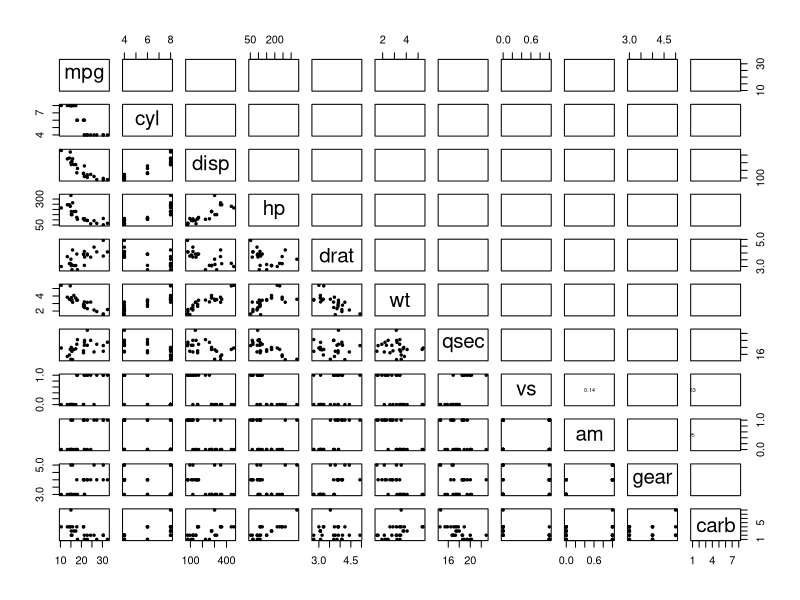
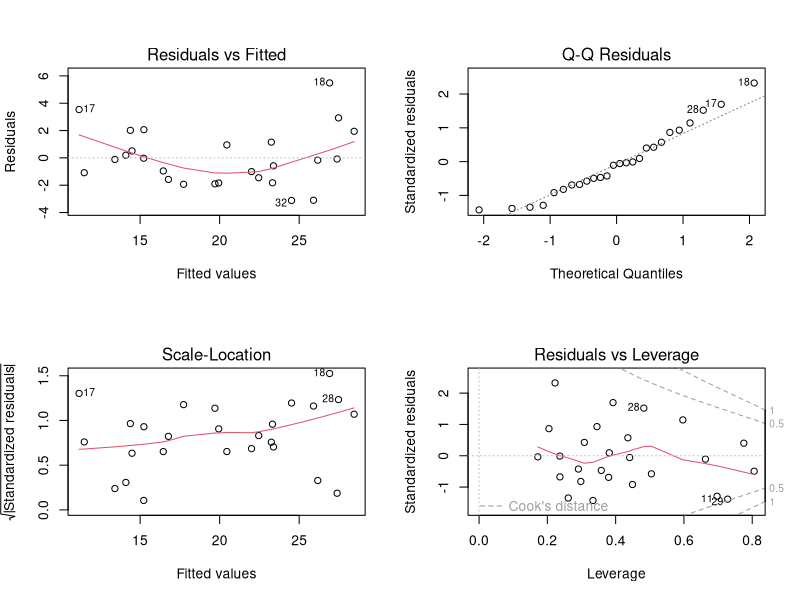
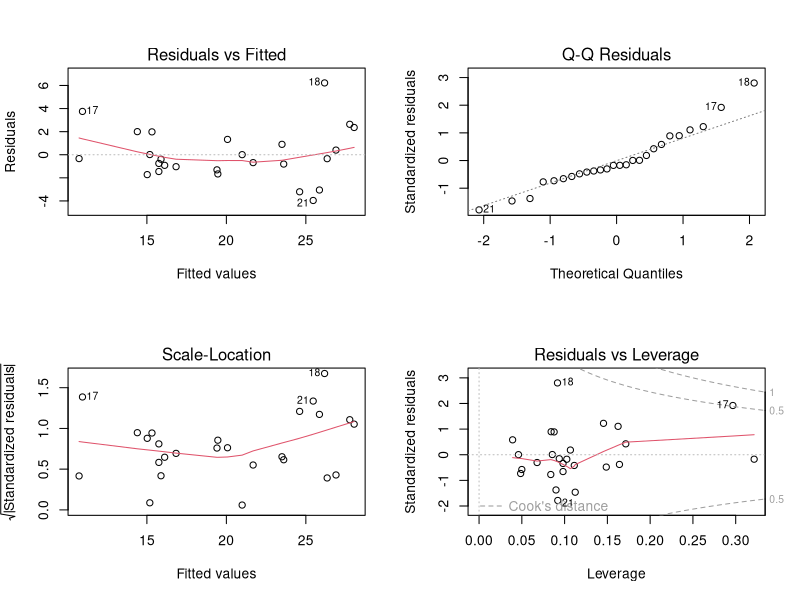

Recreate these plots in R, in order.
## ---- chunk 1
knitr::opts_chunk$set(echo = TRUE)
## ---- chunk 2
## Load the dataset 'cars'
cars <- read.table(file='cars.txt', head=T)
## ---- chunk 3
## Q(1) # Remove every fifth observation for use as a test sample. 
test_sample <- cars[seq(5, nrow(cars), by=5),]

# And the remaining data will be used as a training sample for futher use:
training_sample <- cars[-seq(5, nrow(cars), by=5),]
## ---- chunk 4
## Q(2) To perform an exploratory analysis, we first use 'summary()' function
#for an overall analysis.
summary(training_sample)

# 1.The average miles per gallon (mpg) for the training dataset is 20.07, 
#with a minimum of 10.4 and a maximum of 32.4.
# 2.Most cars in the dataset have 6 or 8 cylinders, with a mean of 6.077.
# 3.The average displacement (disp) is 221.8, with a minimum of 75.7 
#and a maximum of 460.
# 4.The average horsepower (hp) is 145.2, ranging from 52 to 335.
# 5.The average rear axle ratio (drat) is 3.622, ranging from 2.76 to 4.93.
# 6.The average weight (wt) is 3.168, with a minimum of 1.513 
#and a maximum of 5.424.
# 7.The average quarter mile time (qsec) is 17.9, ranging from 14.5 to 22.9.
# 8.The vs, am, and gear variables are categorical with binary (0 or 1) 
#or ordinal (3, 4, or 5) values.
# 9.The average number of carburetors (carb) is 2.731, ranging from 1 to 8.

# Then calculate the correlation matrix to understand the relationships 
#between numeric variables(Exclude the 'name' column).
cor_matrix <- cor(training_sample[,-1])
print(cor_matrix)

# 1.mpg has a strong negative correlation with cyl (-0.878), disp (-0.888), 
#and wt (-0.859), indicating that as the number of cylinders, 
#engine displacement, and weight increase, the miles per gallon decreases.
# 2.mpg has a positive correlation with drat (0.661) and vs (0.678), 
#suggesting that higher rear axle ratios and V/S values are associated 
#with higher fuel efficiency.
# 3.cyl, disp, and wt are positively correlated with each other, 
#indicating that cars with more cylinders, larger engine displacements, 
#and heavier weights tend to have similar characteristics.
# 4.drat is positively correlated with am (0.723) and gear (0.708), 
#indicating that cars with higher rear axle ratios tend to have manual 
#transmissions and more forward gears.
# 5.hp has a strong positive correlation with carb (0.808), suggesting that 
#cars with higher horsepower tend to have more carburetors.

# Also, we could Create scatter plots to visualize relationships between 
#the response variable (mpg) and the predictor variables. 
# Load the ggplot2 library for better visualizations
library(ggplot2)

# Create a scatterplot matrix
pairs(training_sample[,-1],
      lower.panel = function(x, y) {
        points(x, y, pch = 19, cex = 0.5)
      },
      upper.panel = function(x, y) {
        text(0.5, 0.5, round(cor(x, y), 2), cex = 0.5)
      },
      diag.panel = NULL)
## ---- chunk 5
## Q(3)
# FIrst, fit the full model: Begin by fitting a multiple linear regression 
#model using all the predictor variables (except 'name') to predict the 
#response variable 'mpg'.
full_model <- lm(mpg ~ . - name, data = training_sample)
summary(full_model)

# From the output above, the full model summary shows that the multiple 
#R-squared value is 0.8719, which means that about 87.19% of the variation 
#in 'mpg' can be explained by the predictor variables. However, the adjusted
#R-squared Value is only 0.7865, which which means that about 78.65% of the 
#variation in 'mpg' can be explained by the predictor variablesthe. And p-values 
#associated with each predictor variable are all relatively high (>= 0.05), 
#indicating that none variables are statistically significant in this model.

# Second, Model diagnostics:Check the assumptions of the linear regression model
# Diagnostic plots
par(mfrow = c(2, 2))
plot(full_model)

# The red parabola indicates the trend in the residuals, and as it deviates 
#from the horizontal line at y=0, suggesting that a linear model 
#may not be the best fit for the data.

# And the Q-Q plot it seems that most of the points are on the diagonal line, 
#which is a good sign. However, the last few points deviate from the line. This 
#might indicate that there are some minor deviations from normality, but overall,
#the normality assumption seems to be mostly met.

# And in the Scale-Location plot, it seems that the points are surrounding the 
#red line without any clear pattern, which is a good sign. It suggests that 
#the assumption of homoscedasticity is mostly met for the current model.

# In Residuals vs Leverage plot, it seems that there is no apparent pattern, 
#and most points are within the top and bottom grey dotted lines 
#(0.5 Cook's distance), indicating that there are no highly influential points
#affecting the model. This is a good sign, as it suggests that the model's
#assumptions are mostly met and the model is likely reliable.

# Third, perform a backward elimination using the 'step' function:
step_model <- step(full_model, direction = "backward")
summary(step_model)

#The summary of the refined step_model indicates that it's a good fit for the 
#data. The adjusted R-squared value is 0.838, which suggests that the model 
#explains about 83.8% of the variance in the response variable (mpg) using 
#the two predictor variables (cyl and wt), which is higher than the initial
#full model's Adjusted R-squared Value that is 0.7865. The increase in the 
#adjusted R-squared value suggests that the refined model is a better choice 
#because it balances the trade-off between model complexity and 
#model performance.Also the F-statistic is 65.68 with a p-value of
#3.103e-10, which is highly significant. This indicates that the model as a 
#whole is significantly better than a model with no predictors.

# Then, plot Diagnostic plots for the step_model
par(mfrow = c(2, 2))
plot(step_model)

# By obeserving the new plots, comparing with the disgnostic plots for the 
#initial model, everything is getting a little bit better, the assumptions of 
#the linear regression model are met.

# In this case, we did not perform any transformation on the response or the
#predictors, because after comparing with the disgnostic plots for the 
#initial model, everything is getting a little bit better, 
#the assumptions of the linear regression model are met.
## ---- chunk 6
## Q(4)Use the predict function to generate predictions for the test dataset:
test_sample$predicted_mpg <- predict(step_model, newdata = test_sample)
print(test_sample$predicted_mpg)

# Then calculate the residuals
test_sample$residuals <- test_sample$mpg - test_sample$predicted_mpg
print(test_sample$residuals)

#Residuals represent the difference between the actual and predicted values.

# Then calculate performance metrics:
#MSE for test sample
mse_test <- mean(test_sample$residuals^2)
print(mse_test)
#comparing the mse_test with the MSE for training sample
training_sample$predicted_mpg <- predict(step_model, newdata = training_sample)
training_sample$residuals <- training_sample$mpg - training_sample$predicted_mpg
mse_training <- mean(training_sample$residuals^2)
print(mse_training)

# The Mean Squared Error (MSE) for the test dataset is 12.14394, 
#and for the training dataset, it is 4.801123. The test MSE is higher than the 
#training MSE, This difference indicates that the model is performing better 
#on the training dataset than on the test dataset.

#R-squared
SST <- sum((test_sample$mpg - mean(test_sample$mpg))^2)
SSR <- sum(test_sample$residuals^2)
r_squared <- 1 - (SSR/SST)
print(r_squared)

#The R-squared value for the test dataset is 0.7472016. This means that
#approximately 74.72% of the variance in the mpg variable can be explained 
#by the selected model on the test dataset.


##Overall assessment:

# 1.Variable selection: The initial full model included all predictors, 
#but the stepwise variable selection process helped identify a more parsimonious
#model with only two significant predictors, cyl and wt. This simplified model
#provides a more interpretable and potentially more generalizable model, 
#with less risk of overfitting.

# 2.Model diagnostics: The diagnostic plots of the selected model showed that 
#the assumptions of linear regression were reasonably met, with no strong 
#evidence of non-linearity, heteroscedasticity, or violation of the normality 
#of residuals.

# 3.Model performance: The adjusted R-squared value for the simplified model was
#0.838 on the training dataset, which indicates that the model explains 
#approximately 83.8% of the variance in mpg. The R-squared value for the test 
#dataset was 0.747, which is slightly lower than the training dataset but still 
#indicates decent predictive performance.

# 4.Prediction performance: The Mean Squared Error (MSE) was 4.80 for the 
#training dataset and 12.14 for the test dataset. The higher MSE in the test 
#dataset may suggest that the model is not perfectly generalizing to unseen data.
#However, given the small sample size, this difference might not be too 
#concerning. It's important to remember that the model's performance might vary 
#depending on the specific data points in the training and test datasets.

# In conclusion, the simplified model with only cyl and wt as predictors 
#performed reasonably well in explaining the variance in mpg. The model 
#assumptions were largely met, and the model showed decent predictive 
#performance on the test dataset. 
